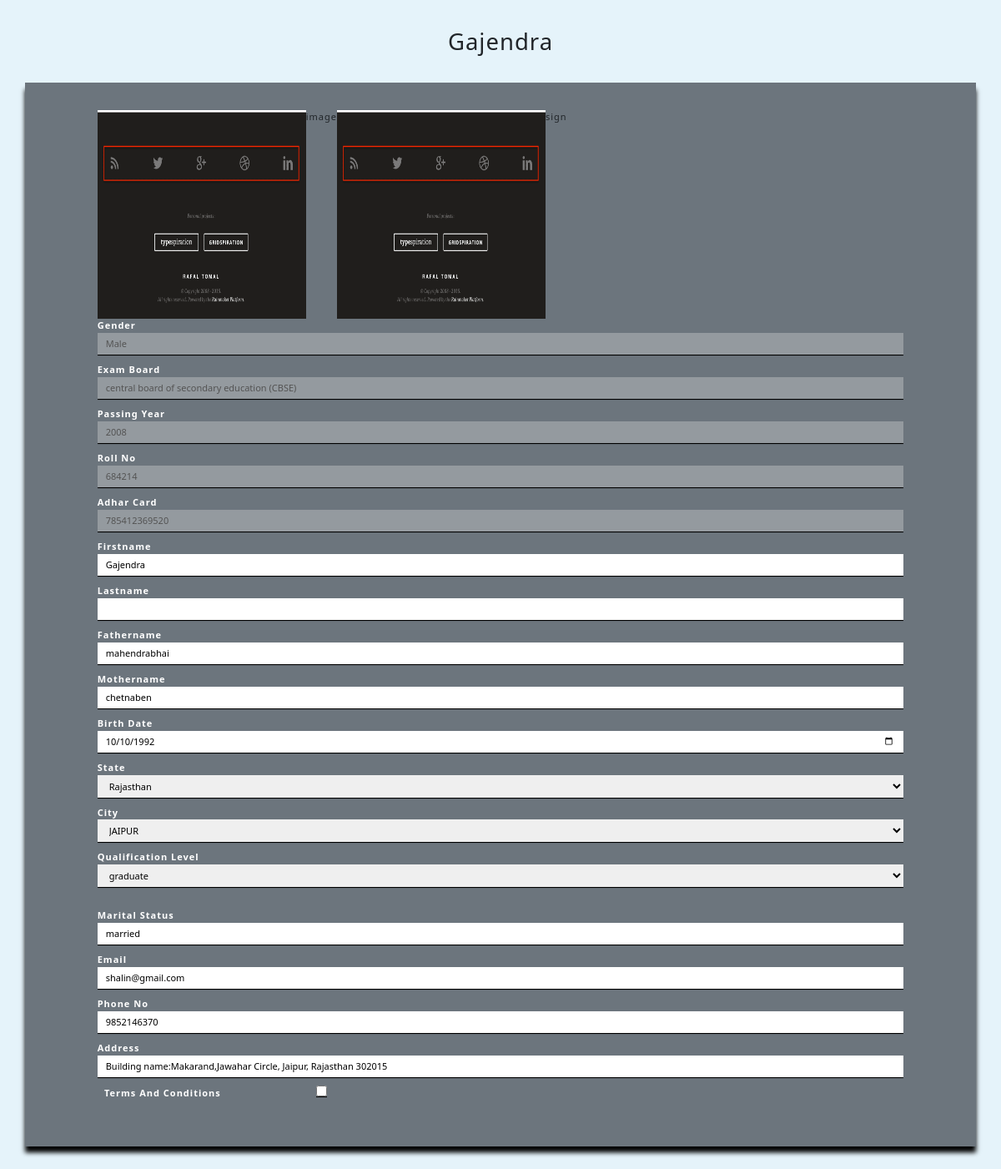
The page /admin/user_edit.php?userid=1 (signed in) on the database its author committed.
### tables this page shows
CREATE TABLE `user` (
  `userid` int(4) NOT NULL,
  `username` varchar(100) NOT NULL,
  `fathername` varchar(100) NOT NULL,
  `mothername` varchar(100) NOT NULL,
  `birthdate` date NOT NULL,
  `gender` varchar(10) NOT NULL,
  `state` varchar(50) NOT NULL,
  `city` varchar(50) NOT NULL,
  `examboard` varchar(100) NOT NULL,
  `passingyear` int(10) NOT NULL,
  `rollno` int(25) NOT NULL,
  `qualification` varchar(100) NOT NULL,
  `email` varchar(100) NOT NULL,
  `phone` bigint(20) NOT NULL,
  `address` varchar(512) NOT NULL,
  `adharcard` bigint(20) NOT NULL,
  `loginid` varchar(100) NOT NULL,
  `password` varchar(100) NOT NULL,
  `imagefile` varchar(256) NOT NULL,
  `signfile` varchar(256) NOT NULL,
  `status` varchar(10) NOT NULL,
  `lastupdate` date NOT NULL DEFAULT current_timestamp()
);

### admin/user_edit.php (the view, shortened to what this page needs)
<?php
if(isset($_SESSION["id"]))
{
?>
<html lang="en">
<head>
    <link rel="stylesheet" href="./../bootstrap/css/bootstrap.min.css" />
    <link rel="stylesheet" href="./../css/admin.css" />
</head>
<?php
if(isset($_GET['userid'])){
    $id = $_GET['userid'];
    include("connection.php");
    $sql = "SELECT * FROM user WHERE userid = $id";
    $res = $conn->query($sql);
    foreach($res as $row){}
}
?>
<body>
<div class="h1 text-center my-5"><?php echo $row['username']. " " .$row['lastname'] ?></div>
<div class="container justify-content-center bg-secondary d-flex my-5 p-5 ">
    <form action="" method="post" id="myForm">
        <div class="user-select-none">
        <div class="d-flex user-select-none">
        <img src="./../upload/<?php echo $row['imagefile']; ?>" alt="not" height="250" width="250">image<br>
        <img src="./../upload/<?php echo $row['signfile']; ?>" alt="not" height="250" width="250">sign<br>
        </div>
        <label>Gender </label><input type="text" name="gender" value="<?php echo $row['gender']; ?>" disabled><br>
        <label>Exam Board </label><input type="text" name="examboard" value="<?php echo $row['examboard']; ?>" disabled><br>
        <label>Passing year </label><input type="text" name="passyear" value="<?php echo $row['passingyear']; ?>" disabled><br>
        <label>Roll no </label><input type="text" name="rollno" value="<?php echo $row['rollno']; ?>" disabled><br>
        <label>Adhar card </label><input type="text" name="adharcard" value="<?php echo $row['adharcard']; ?>" disabled /><br>
        </div>
        <label>firstname </label><input type="text" name="username" value="<?php echo $row['username'] ?>" /><br>
        <label>lastname </label><input type="text" name="lastname" value="<?php echo $row['lastname'] ?>" /><br>
        <label>fathername </label><input type="text" name="fathername" value="<?php echo $row['fathername'] ?>" /><br>
        <label>mothername </label><input type="text" name="mothername" value="<?php echo $row['mothername'] ?>" /><br>
        <label>birth date </label><input type="date" name="birthdate" value="<?php echo $row['birthdate']  ?>"/><br>
            <div>
                <label for="state" >State</label>
                <div>
                    <select class=" select" id="state" name="state" >
                        <option value=""><?php echo $row['state'] ?></option>
                    </select>
                </div>
            </div>
            <div>
                <label for="city">City</label>
                <div>
                    <select class=" select" id="city" name="city" d>
                        <option value=""><?php echo $row['city'] ?></option>
                    </select>
                </div>
            </div>
            <label for="qualificationLevel">Qualification Level</label>
            <div>
                <select class=" select" name="qualification" id="qualificationLevel" d>
                    <option value=""><?php echo $row['qualification'] ?></option>
                </select>
            </div><br>
            <label>marital status </label><input type="text" name="status" value="<?php echo $row['status']; ?>"><br>
            <label>email </label><input type="email" name="email" value="<?php echo $row['email']; ?>"><br>
            <label>Phone no </label><input type="tel" name="pnoneno" value="<?php echo $row['phone']; ?>"><br>
            <label>Address </label><input type="text" name="address" id="address" value="<?php echo $row['address']; ?>"/><br>
        <div class="container-fluid text-align-start align-items-center">
        <label for="myCheck">terms and conditions</label>
            <input style="width:initial;" type="checkbox" id="myCheck" onclick="myFunction()">
        <div class="col-md-6 col-sm-12">
            <input type="submit" style="display:none" name="btn" class="w-50" id="btn" value="Update"/><br>
        </div>
        </div>
    </form>
</div>
</body>
</html>
<?php
}
else
{
    header("Location:./");
}
?>

### css/admin.css (style rules this page uses)
* { margin: 0; padding: 0; box-sizing: border-box; }
html { font-size: 11px; letter-spacing: 1px; font-family: -apple-system, BlinkMacSystemFont, 'Segoe UI', Roboto, Oxygen, Ubuntu, Cantarell, 'Open Sans', 'Helvetica Neue', sans-serif; }
body { background-color: rgba(1, 143, 208, 0.1); }
.container { box-shadow: 0 .7rem .5rem black; }
label { width: 250px; color: white!important; font-weight: bold; text-transform: capitalize; }
#myForm { width:90%; }
#myForm input, select { width: 100%; padding: 5px 10px; margin-bottom: 10px; box-shadow: 0 .1rem 0rem black; border: none; }

### rows shown on the page
user: username "Gajendra", imagefile (picture), signfile (picture), gender "Male", examboard "central board of secondary education (CBSE)", passyear "2008", rollno "684214", adharcard "785412369520", fathername "mahendrabhai", mothername "chetnaben", birthdate "10/10/1992", state "Rajasthan", city "JAIPUR", qualification "graduate", status "married", email "shalin@gmail.com", pnoneno "9852146370", address "Building name:Makarand,Jawahar Circle, Jaipur, Rajasthan 302015"
